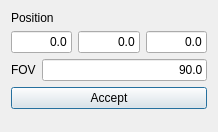
<?xml version="1.0" encoding="UTF-8"?>
<ui version="4.0">
 <class>CameraDataDialog</class>
 <widget class="QDialog" name="CameraDataDialog">
  <property name="geometry">
   <rect>
    <x>0</x>
    <y>0</y>
    <width>218</width>
    <height>132</height>
   </rect>
  </property>
  <property name="windowTitle">
   <string>Dialog</string>
  </property>
  <layout class="QVBoxLayout" name="verticalLayout">
   <item>
    <layout class="QHBoxLayout" name="horizontalLayout">
     <item>
      <widget class="QLabel" name="label">
       <property name="text">
        <string>Position</string>
       </property>
      </widget>
     </item>
    </layout>
   </item>
   <item>
    <layout class="QHBoxLayout" name="horizontalLayout_2">
     <item>
      <widget class="QLineEdit" name="position_x_line">
       <property name="locale">
        <locale language="English" country="UnitedStates"/>
       </property>
       <property name="text">
        <string>0.0</string>
       </property>
       <property name="alignment">
        <set>Qt::AlignRight|Qt::AlignTrailing|Qt::AlignVCenter</set>
       </property>
      </widget>
     </item>
     <item>
      <widget class="QLineEdit" name="position_y_line">
       <property name="locale">
        <locale language="English" country="UnitedStates"/>
       </property>
       <property name="text">
        <string>0.0</string>
       </property>
       <property name="frame">
        <bool>true</bool>
       </property>
       <property name="alignment">
        <set>Qt::AlignRight|Qt::AlignTrailing|Qt::AlignVCenter</set>
       </property>
       <property name="clearButtonEnabled">
        <bool>false</bool>
       </property>
      </widget>
     </item>
     <item>
      <widget class="QLineEdit" name="position_z_line">
       <property name="locale">
        <locale language="English" country="UnitedStates"/>
       </property>
       <property name="text">
        <string>0.0</string>
       </property>
       <property name="alignment">
        <set>Qt::AlignRight|Qt::AlignTrailing|Qt::AlignVCenter</set>
       </property>
      </widget>
     </item>
    </layout>
   </item>
   <item>
    <layout class="QHBoxLayout" name="horizontalLayout_6">
     <item>
      <widget class="QLabel" name="label_6">
       <property name="text">
        <string>FOV</string>
       </property>
      </widget>
     </item>
     <item>
      <widget class="QLineEdit" name="field_of_view_line">
       <property name="locale">
        <locale language="English" country="UnitedStates"/>
       </property>
       <property name="text">
        <string>90.0</string>
       </property>
       <property name="alignment">
        <set>Qt::AlignRight|Qt::AlignTrailing|Qt::AlignVCenter</set>
       </property>
      </widget>
     </item>
    </layout>
   </item>
   <item>
    <widget class="QPushButton" name="accept_button">
     <property name="text">
      <string>Accept</string>
     </property>
    </widget>
   </item>
   <item>
    <spacer name="verticalSpacer">
     <property name="orientation">
      <enum>Qt::Vertical</enum>
     </property>
     <property name="sizeHint" stdset="0">
      <size>
       <width>20</width>
       <height>40</height>
      </size>
     </property>
    </spacer>
   </item>
  </layout>
 </widget>
 <resources/>
 <connections/>
</ui>
